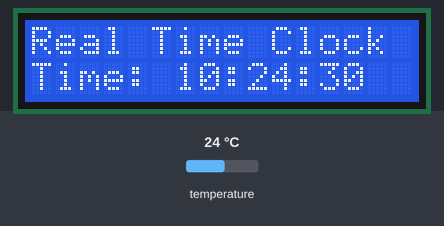
Simulated run of this sketch. Board: Arduino Uno, built with avr-gcc and run on an emulated ATmega328P. Parts: 16×2 character LCD. The inputs (shaded band) are chosen by the test bench; at power-on: temperature 24 °C. The local clock reads 2024-03-15 10:24:30 at power-on unless the sketch sets it.

Above: at 1.2 s.
1.3 s: temperature set to 12 °C
At 9.4 s:
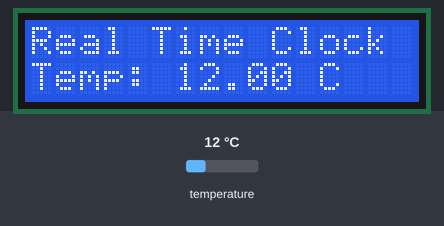
17.1 s: temperature set to 19 °C
At 22.1 s:
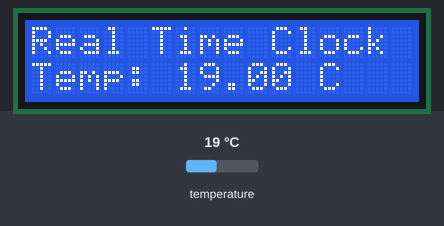
32.9 s: temperature set to 28 °C
At 34.7 s:
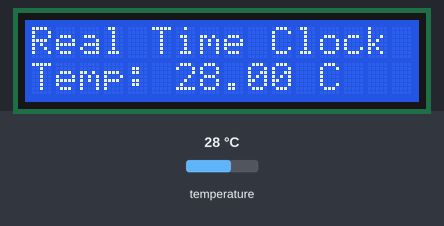
Timing chart, 0 to 36.2 s (numbered marks = the images above; inputs shaded):
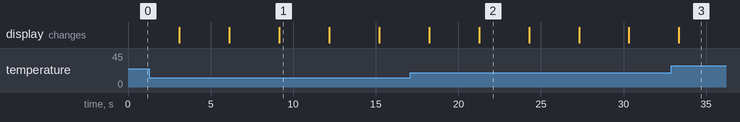

Measured:
- what the display in image 1 shows lasts 3.0 s, from 9.2 s to 12.2 s

The sketch:

rtc_3231_with_temp.ino
```cpp
#include <DS3231.h>
#include <LiquidCrystal_I2C.h>
DS3231  rtc(SDA, SCL);
LiquidCrystal_I2C lcd(0x27, 2, 1, 0, 4, 5, 6, 7, 3, POSITIVE);
void setup() {
 rtc.begin();
 lcd.begin(16,2);
  //rtc.setDOW(TUESDAY);     // Set Day-of-Week to SUNDAY
  //rtc.setTime(1, 15, 0);     // Set the time to 12:00:00 (24hr format)
  //rtc.setDate(6, 6, 2017);   // Day, Month, Year
}
void loop() {
 lcd.setCursor(0,0);
 lcd.print("Real Time Clock  ");
 lcd.setCursor(0,1);
 lcd.print("Time: ");
 lcd.print(rtc.getTimeStr());
 delay(3000);
 lcd.setCursor(0,1);
 lcd.print("Date: ");
 lcd.print(rtc.getDateStr());
 delay(3000);
 lcd.setCursor(0,1);
 lcd.print("Day: ");
 lcd.print(rtc.getDOWStr());
 lcd.print("           ");
 delay(3000);
 lcd.setCursor(0,1);
 lcd.print("Temp: ");
 lcd.print(rtc.getTemp());
 lcd.print(" C");
 lcd.print("          ");
 delay(3000);
}
```
